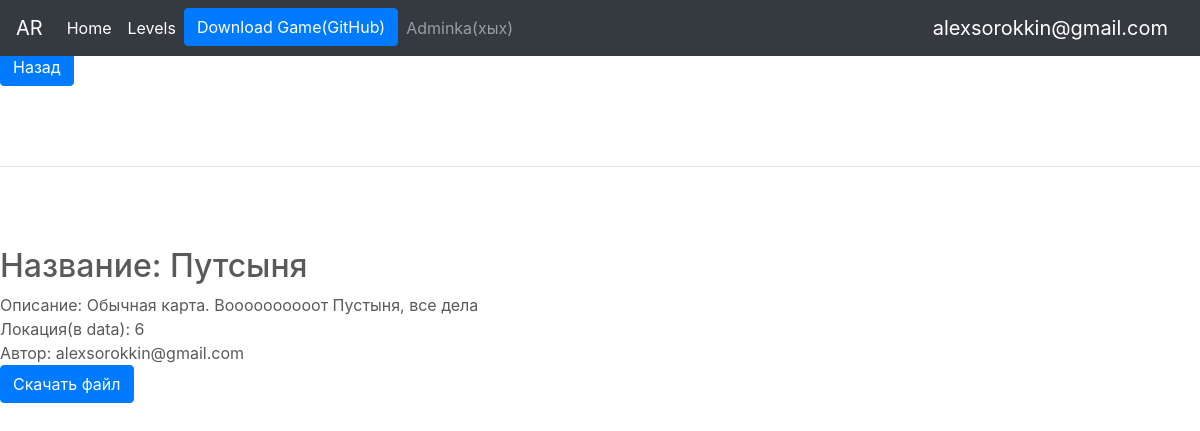
The page /levels/1 (signed in) on the database its author committed.
### tables this page shows
CREATE TABLE users 
                            (id INTEGER PRIMARY KEY AUTOINCREMENT, 
                             user_name VARCHAR(50),
                             password_hash VARCHAR(128)
                             );

CREATE TABLE posts 
                            (id INTEGER PRIMARY KEY AUTOINCREMENT, 
                             title VARCHAR(100),
                             content VARCHAR(1000),
                             level_img VARCHAR(100),
                             level1 TEXT,
                             user_id INTEGER
                             );

### main.py (the view)
@app.route('/levels/<int:news_id>',  methods=['GET', 'DELETE', "POST"])
def get_one_news(news_id):
    if request.method == 'POST':
        news.delete(news_id)
        return redirect('/news')
    if request.method == 'GET':
        new = news.get(news_id)
        author = user_model.get(new[5])
        author = author[1]
        return render_template('one_level.html', item=new, author=author)

### main.py (called while the page is built)
    def get(self, news_id):
        cursor = self.connection.cursor()
        cursor.execute("SELECT * FROM posts WHERE id = ?", ([str(news_id)]))
        row = cursor.fetchone()
        return row

    def get(self, user_id):
        cursor = self.connection.cursor()
        cursor.execute("SELECT * FROM users WHERE id = ?", [str(user_id)])
        row = cursor.fetchone()
        return row

### templates/one_level.html (shortened to what this page needs)
{% extends "base1.html" %}
{% block content %}
<body>
<a class="btn btn-primary" href="/levels" role="button">Назад</a>
<hr class="featurette-divider">
        <h2>Название: {{item[1]}}</h2>
        <div>Описание: {{item[2]}}</div>
<div>Локация(в data): {{item[3]}}</div>
<div>Автор: {{author}}</div>
<a class="btn btn-primary" href="/static/levels/{{item[0]}}.txt" download="" role="button">Скачать файл</a>
</body>
{% endblock %}

### templates/base1.html (shortened to what this page needs)
<!doctype html>
<html lang="en">
  <head>
    <link rel="stylesheet" href="https://stackpath.bootstrapcdn.com/bootstrap/4.3.1/css/bootstrap.min.css">
    <link href="static/carousel.css" rel="stylesheet">
  </head>
  <body>
    <header>
      <nav class="navbar navbar-expand-md navbar-dark fixed-top bg-dark">
        <a class="navbar-brand" href="/index">AR</a>
        <div class="collapse navbar-collapse" id="navbarCollapse">
          <ul class="navbar-nav mr-auto">
            <li class="nav-item active">
              <a class="nav-link" href="/index">Home <span class="sr-only">(current)</span></a>
            </li>
            <li class="nav-item active">
              <a class="nav-link" href="/levels">Levels <span class="sr-only">(current)</span></a>
            </li>
            <li class="nav-item active">
              <a class="btn btn-primary" href="https://github.com/AlexSorokkin/WebServer" role="button">Download Game(GitHub)</a>
              {% if "username" in session %}
              {% if session["username"] == "alexsorokkin@gmail.com"%}
            </li>
              <a class="nav-link" href="/adminka_for_me_only_jester">Adminka(хых) <span class="sr-only">(current)</span></a>
              {% endif %}
              {% endif %}
          </ul>
            {% if "username" in session %}
            <a class="navbar-brand" href="/logout">{{session['username']}}</a>
            {% endif %}
        </div>
      </nav>
    </header>
{% block content %}{% endblock %}
  </body>
</html>

### static/carousel.css (style rules this page uses)
body { padding-top: 3rem; padding-bottom: 3rem; color: #5a5a5a; }
.featurette-divider { margin: 5rem 0; }

### rows shown on the page
users: username "alexsorokkin@gmail.com", user_name "alexsorokkin@gmail.com"
posts: title "Путсыня", content "Обычная карта. Воооооооооот Пустыня, все дела", level_img "6"
